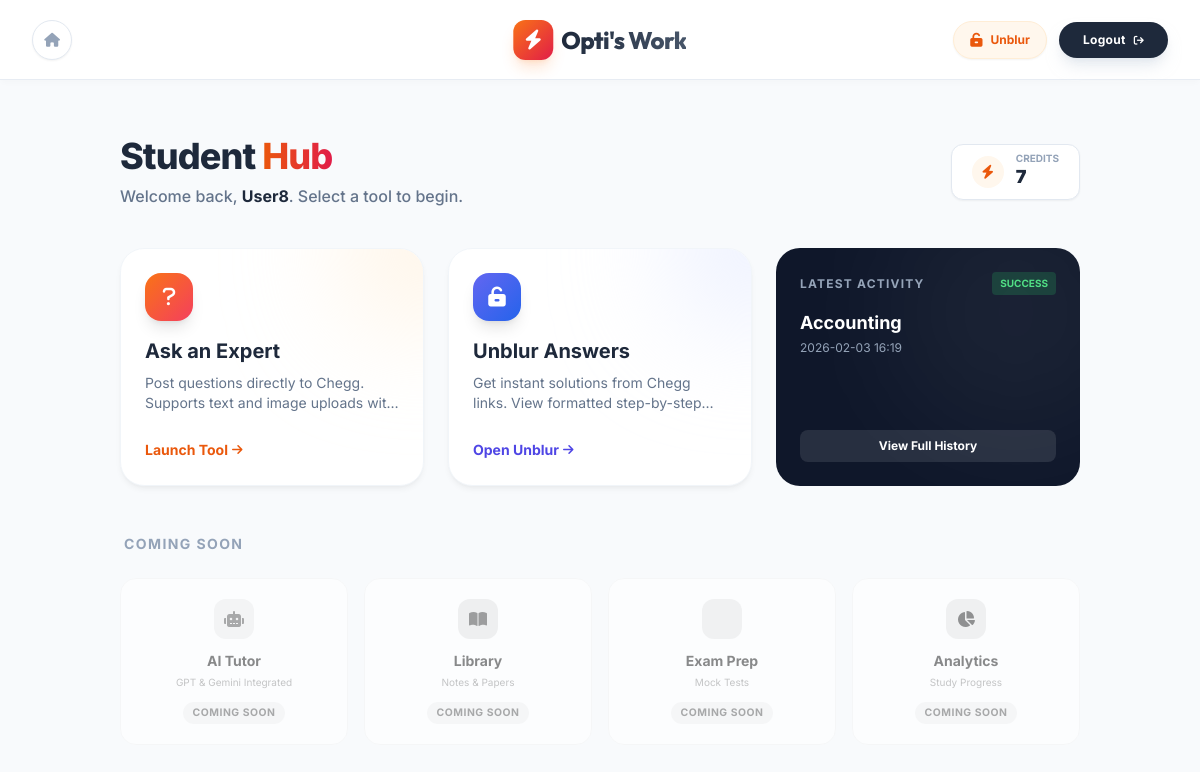
The page /dashboard (signed in) on the database its author committed.
### models.py (models this page shows)
class User(UserMixin, db.Model):
    id = db.Column(db.Integer, primary_key=True)
    username = db.Column(db.String(150), unique=True, nullable=False)
    password = db.Column(db.String(150), nullable=False)
    role = db.Column(db.String(50), default='user')
    credits = db.Column(db.Integer, default=0)
    manager_id = db.Column(db.Integer, db.ForeignKey('user.id'), nullable=True)
    service_accounts = db.relationship('ServiceAccount', backref='owner', lazy=True, foreign_keys='ServiceAccount.owner_id')

class Job(db.Model):
    id = db.Column(db.Integer, primary_key=True)
    user_id = db.Column(db.Integer, db.ForeignKey('user.id'), nullable=False)
    subject = db.Column(db.String(100), nullable=False)
    content = db.Column(db.Text, nullable=False)
    status = db.Column(db.String(50), default='Pending')
    result_message = db.Column(db.Text, nullable=True)
    timestamp = db.Column(db.DateTime, default=datetime.utcnow)
    service_account_name = db.Column(db.String(100), nullable=True)

### app.py (the view, shortened to what this page needs)
@app.route('/dashboard', methods=['GET', 'POST'])
@login_required
def dashboard():
    global RECENT_POSTS
    if current_user.role == 'super_admin':
        target_owner_id = None
        accounts = ServiceAccount.query.all()
    elif current_user.role == 'admin':
        target_owner_id = current_user.id
        accounts = ServiceAccount.query.filter_by(owner_id=target_owner_id).all()
    else:
        target_owner_id = current_user.manager_id
        if target_owner_id:
            accounts = ServiceAccount.query.filter_by(owner_id=target_owner_id).all()
        else:
            accounts = []
    my_jobs = Job.query.filter_by(user_id=current_user.id).order_by(Job.timestamp.desc()).all()
    return render_template('dashboard.html',
                           user=current_user,
                           accounts=accounts,
                           jobs=my_jobs)

### app.py (called while the page is built)
@login_manager.user_loader
def load_user(user_id):
    return db.session.get(User, int(user_id))

### templates/dashboard.html (shortened to what this page needs)
{% extends "base.html" %}
{% block content %}
<div id="hub-view" class="min-h-screen pb-20">
    <div class="max-w-7xl mx-auto pt-10 px-4 mb-10 animate-enter">
        <div class="flex flex-col md:flex-row justify-between items-end md:items-center gap-6">
            <div>
                <h1 class="text-4xl font-extrabold text-slate-800 tracking-tight mb-2">
                    Student <span class="text-transparent bg-clip-text bg-gradient-to-r from-orange-600 to-rose-600">Hub</span>
                </h1>
                <p class="text-slate-500 font-medium">Welcome back, <strong class="text-slate-800">{{ user.username }}</strong>. Select a tool to begin.</p>
            </div>
            <div class="flex flex-wrap items-center gap-3">
                <div class="bg-white px-5 py-2 rounded-xl border border-slate-200 shadow-sm flex items-center gap-3">
                    <div class="w-8 h-8 rounded-full bg-orange-50 flex items-center justify-center text-orange-600">
                        <i class="fa-solid fa-bolt text-sm"></i>
                    </div>
                    <div class="flex flex-col leading-none">
                        <span class="text-[10px] uppercase font-bold text-slate-400">Credits</span>
                        <span class="text-lg font-black text-slate-800">{{ user.credits }}</span>
                    </div>
                </div>
            </div>
        </div>
    </div>
    <div class="max-w-7xl mx-auto px-4 grid grid-cols-1 md:grid-cols-2 lg:grid-cols-3 gap-6 mb-12 animate-enter delay-100">
        <div onclick="openTool()" class="glass-card p-6 rounded-3xl cursor-pointer group relative overflow-hidden">
            <div class="absolute top-0 right-0 w-32 h-32 bg-orange-100 rounded-full blur-3xl -mr-16 -mt-16 transition-all group-hover:bg-orange-200"></div>
            <div class="relative z-10">
                <div class="w-12 h-12 rounded-2xl bg-gradient-to-br from-orange-500 to-rose-500 text-white flex items-center justify-center text-xl shadow-lg mb-4">
                    <i class="fa-solid fa-question"></i>
                </div>
                <h3 class="text-xl font-bold text-slate-800 mb-2">Ask an Expert</h3>
                <p class="text-sm text-slate-500 mb-6 line-clamp-2">Post questions directly to Chegg. Supports text and image uploads with OCR.</p>
                <span class="inline-flex items-center text-orange-600 font-bold text-sm group-hover:gap-2 transition-all">
                    Launch Tool <i class="fa-solid fa-arrow-right ml-1 text-xs"></i>
                </span>
            </div>
        </div>
        <a href="{{ url_for('unblur') }}" class="glass-card p-6 rounded-3xl cursor-pointer group relative overflow-hidden block">
            <div class="absolute top-0 right-0 w-32 h-32 bg-indigo-100 rounded-full blur-3xl -mr-16 -mt-16 transition-all group-hover:bg-indigo-200"></div>
            <div class="relative z-10">
                <div class="w-12 h-12 rounded-2xl bg-gradient-to-br from-indigo-500 to-blue-600 text-white flex items-center justify-center text-xl shadow-lg mb-4">
                    <i class="fa-solid fa-unlock-keyhole"></i>
                </div>
                <h3 class="text-xl font-bold text-slate-800 mb-2">Unblur Answers</h3>
                <p class="text-sm text-slate-500 mb-6 line-clamp-2">Get instant solutions from Chegg links. View formatted step-by-step answers.</p>
                <span class="inline-flex items-center text-indigo-600 font-bold text-sm group-hover:gap-2 transition-all">
                    Open Unblur <i class="fa-solid fa-arrow-right ml-1 text-xs"></i>
                </span>
            </div>
        </a>
        {% if jobs %}
        {% set latest = jobs[0] %}
        <div class="bg-slate-900 p-6 rounded-3xl relative overflow-hidden flex flex-col justify-between">
            <div class="absolute top-0 right-0 w-64 h-64 bg-white/5 rounded-full blur-3xl -mr-16 -mt-16"></div>
            <div>
                <div class="flex items-center justify-between mb-4">
                    <span class="text-xs font-bold text-slate-400 uppercase tracking-widest">Latest Activity</span>
                    {% if latest.status == 'Completed' %}
                        <span class="bg-green-500/20 text-green-400 px-2 py-1 rounded text-[10px] font-bold">SUCCESS</span>
                    {% elif latest.status == 'Failed' %}
                        <span class="bg-red-500/20 text-red-400 px-2 py-1 rounded text-[10px] font-bold">FAILED</span>
                    {% else %}
                        <span class="bg-yellow-500/20 text-yellow-400 px-2 py-1 rounded text-[10px] font-bold">PROCESSING</span>
                    {% endif %}
                </div>
                <p class="text-white font-bold line-clamp-2 text-lg leading-snug mb-1">{{ latest.subject }}</p>
                <p class="text-slate-400 text-xs truncate">{{ latest.timestamp.strftime('%Y-%m-%d %H:%M') }}</p>
            </div>
            <button onclick="openTool(); switchTab('history')" class="mt-4 w-full py-2 bg-white/10 hover:bg-white/20 text-white text-xs font-bold rounded-lg transition-colors text-center">
                View Full History
            </button>
        </div>
        {% endif %}
    </div>
    <div class="max-w-7xl mx-auto px-4 mb-8 animate-enter delay-200">
        <h2 class="text-sm font-bold text-slate-400 uppercase tracking-widest mb-6 ml-1">Coming Soon</h2>
        <div class="grid grid-cols-2 md:grid-cols-4 gap-4">
            <div class="bg-white p-5 rounded-2xl border border-slate-100 flex flex-col items-center text-center opacity-60 grayscale hover:grayscale-0 hover:opacity-100 transition-all duration-500">
                <div class="w-10 h-10 rounded-xl bg-emerald-100 text-emerald-600 flex items-center justify-center mb-3">
                    <i class="fa-solid fa-robot"></i>
                </div>
                <h4 class="font-bold text-slate-700 text-sm">AI Tutor</h4>
                <p class="text-[10px] text-slate-400 mt-1 mb-3">GPT & Gemini Integrated</p>
                <span class="badge-soon">Coming Soon</span>
            </div>
            <div class="bg-white p-5 rounded-2xl border border-slate-100 flex flex-col items-center text-center opacity-60 grayscale hover:grayscale-0 hover:opacity-100 transition-all duration-500">
                <div class="w-10 h-10 rounded-xl bg-blue-100 text-blue-600 flex items-center justify-center mb-3">
                    <i class="fa-solid fa-book-open"></i>
                </div>
                <h4 class="font-bold text-slate-700 text-sm">Library</h4>
                <p class="text-[10px] text-slate-400 mt-1 mb-3">Notes & Papers</p>
                <span class="badge-soon">Coming Soon</span>
            </div>
            <div class="bg-white p-5 rounded-2xl border border-slate-100 flex flex-col items-center text-center opacity-60 grayscale hover:grayscale-0 hover:opacity-100 transition-all duration-500">
                <div class="w-10 h-10 rounded-xl bg-purple-100 text-purple-600 flex items-center justify-center mb-3">
                </div>
                <h4 class="font-bold text-slate-700 text-sm">Exam Prep</h4>
                <p class="text-[10px] text-slate-400 mt-1 mb-3">Mock Tests</p>
                <span class="badge-soon">Coming Soon</span>
            </div>
            <div class="bg-white p-5 rounded-2xl border border-slate-100 flex flex-col items-center text-center opacity-60 grayscale hover:grayscale-0 hover:opacity-100 transition-all duration-500">
                <div class="w-10 h-10 rounded-xl bg-rose-100 text-rose-600 flex items-center justify-center mb-3">
                    <i class="fa-solid fa-chart-pie"></i>
                </div>
                <h4 class="font-bold text-slate-700 text-sm">Analytics</h4>
                <p class="text-[10px] text-slate-400 mt-1 mb-3">Study Progress</p>
                <span class="badge-soon">Coming Soon</span>
            </div>
        </div>
    </div>
</div>
{% endblock %}

### templates/base.html (style rules this page uses)
body { font-family: 'Inter', sans-serif; }

### templates/dashboard.html (style rules this page uses)
.animate-enter { animation: slideUpFade 0.6s cubic-bezier(0.16, 1, 0.3, 1) forwards; }
.delay-100 { animation-delay: 0.1s; }
.delay-200 { animation-delay: 0.2s; }
.glass-card { background: white; border: 1px solid #f1f5f9; box-shadow: 0 4px 6px -1px rgba(0, 0, 0, 0.05), 0 2px 4px -1px rgba(0, 0, 0, 0.03); transition: all 0.3s ease; }
.badge-soon { background: #f1f5f9; color: #64748b; font-size: 0.65rem; padding: 0.2rem 0.6rem; border-radius: 9999px; font-weight: 700; text-transform: uppercase; letter-spacing: 0.05em; }

### rows shown on the page
User: username "User8", credits "7"
Job: subject "Accounting", timestamp "2026-02-03 16:19"
